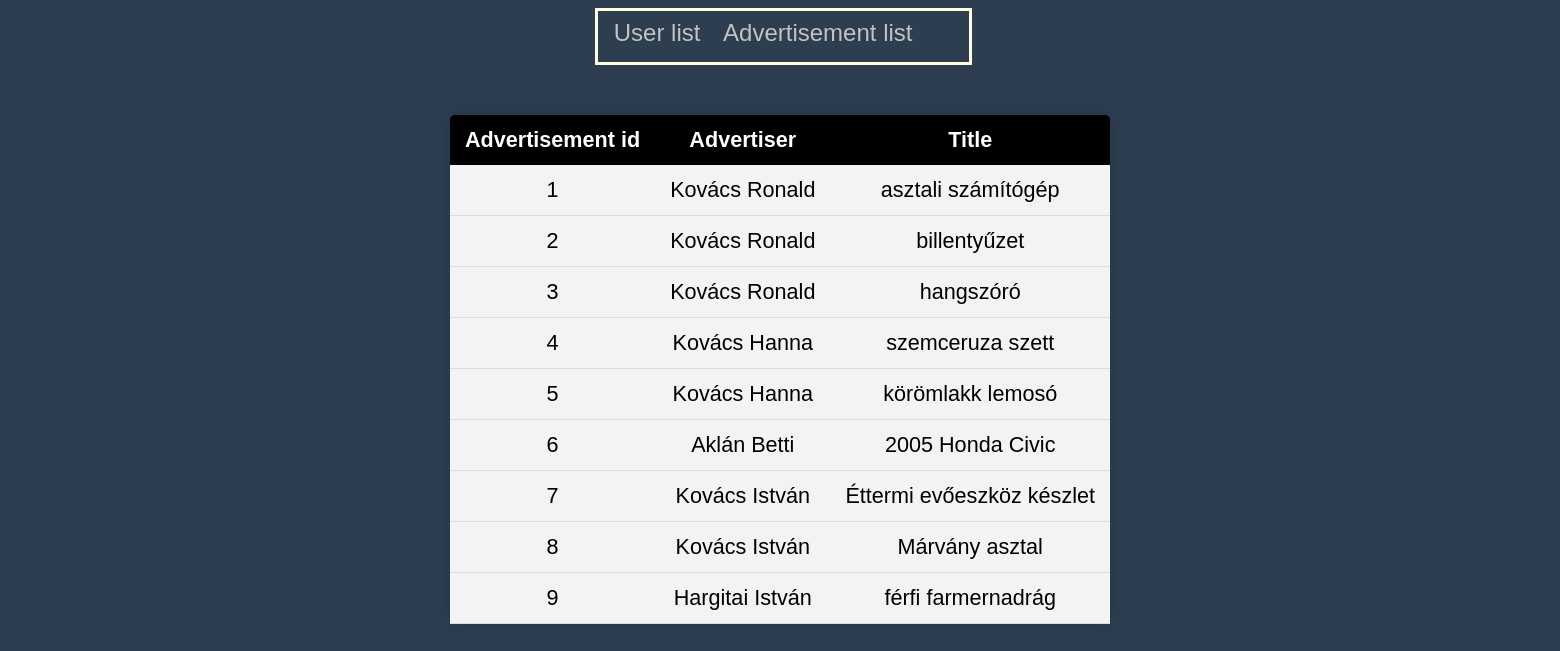
The app's page /advertisement_list.php with its own data.
### tables this page shows
CREATE TABLE `advertisements` (
  `id` int(11) NOT NULL,
  `userid` int(11) DEFAULT NULL,
  `title` varchar(100) DEFAULT NULL
);

CREATE TABLE `users` (
  `id` int(11) NOT NULL,
  `name` varchar(50) DEFAULT NULL
);

### model/database.php (called while the page is built)
<?php
class Dbh{
   private  $host = 'localhost';
   private  $user = 'root';
   private $pwd = '';
   private $dbName ='advertisement';
    protected function connect()
        {
            $dsn ='mysql:host=' . $this->host . ';dbname='. $this->dbName;
            $pdo = new PDO($dsn, $this->user, $this->pwd);
            $pdo->setAttribute(PDO::ATTR_DEFAULT_FETCH_MODE, PDO::FETCH_ASSOC);
            return $pdo;
        }
}

### model/advertisements_model.php (called while the page is built)
<?php
require 'database.php';
class Advertisements extends Dbh
{
    public function getAdvertisements(){
        $sql = "SELECT advertisements.id, users.name, advertisements.title FROM users INNER JOIN advertisements ON users.id=advertisements.userid";
        $stmt = $this->connect()->query($sql);
        $stmt->execute();
        return $stmt;
    }
}

### view/advertisements_view.php (the view, shortened to what this page needs)
<?php
require_once 'model/advertisements_model.php';
class AdvertisementsView extends Advertisements
{
    public function showAdvertisements()
    {
        $stmt = $this->getAdvertisements();
        $html ='<table class="content-table"/>';
        $html .='<thead>';
        $html .='<tr>';
        $html .='<th>Advertisement id</th>';
        $html .='<th>Advertiser</th>';
        $html .='<th>Title</th>';
        $html .='</tr>';
        $html .='</thead>';
        $html .='<tbody>';
        while ($results = $stmt->fetch())
        {
            $html .= '<tr>';
            $html .= ('<td>'.$results['id'].'</td>');
            $html .= ('<td>'. $results['name'].'</td>');
            $html .= ('<td>'. $results['title'].'</td>');
            $html .= '</tr>';
        }
        $html .='</tbody>';
        $html .='<table>';
        return $html;
    }
}

### view/header.php (shortened to what this page needs)
<!DOCTYPE html>
<html lang="en">
<head>
    <link rel="stylesheet" href="style/main.css"/>
</head>
<body>
    <main class="main">

### view/navbar.php
<nav>
    <ul class="menu">
        <li><a class="button" href="user_list">User list</a></li>
        <li><a class="button" href="advertisement_list">Advertisement list</a></li>
    </ul>
</nav>

### advertisement_list.php
<?php
include('view/header.php');
include('view/navbar.php');
require_once 'view/advertisements_view.php';
$advertisement = new AdvertisementsView();
echo $advertisement->showAdvertisements();
?>

### style/main.css (style rules this page uses)
body { font-size: 24px; font-family: 'Poppins', sans-serif; background: #2c3e50; }
nav { margin-left: 38%; margin-bottom: 50px; width: 100%; float: left; }
.menu { margin: 0; padding: 8px; height: 35px; width: 23%; border: lightyellow; border-style: solid; }
.menu li { display: inline; }
.button { font-size: 1em; font-style: none; color: #ffffff; padding: 8px; text-decoration: none; align-items: center; }
.button:link { color: #c4c1c1; }
.content-table { border-collapse: collapse; margin: auto; font-size: 0.9em; min-width: 400px; border-radius: 5px 5px 0 0; overflow: hidden; box-shadow: 0 0 20px rgba(0, 0, 0, 0.15); text-align: center; }
.content-table thead tr { background-color: black; color: white; font-weight: bold; }
.content-table th, .content-table td { padding: 12px 15px; }
.content-table tbody tr { border-bottom: 1px solid #dddddd; background-color: #f3f3f3; }

### records on screen
advertisements: id "1", userid.name "Kovács Ronald", title "asztali számítógép"
advertisements: id "2", userid.name "Kovács Ronald", title "billentyűzet"
advertisements: id "3", userid.name "Kovács Ronald", title "hangszóró"
advertisements: id "4", userid.name "Kovács Hanna", title "szemceruza szett"
advertisements: id "5", userid.name "Kovács Hanna", title "körömlakk lemosó"
advertisements: id "6", userid.name "Aklán Betti", title "2005 Honda Civic"
advertisements: id "7", userid.name "Kovács István", title "Éttermi evőeszköz készlet"
advertisements: id "8", userid.name "Kovács István", title "Márvány asztal"
advertisements: id "9", userid.name "Hargitai István", title "férfi farmernadrág"
